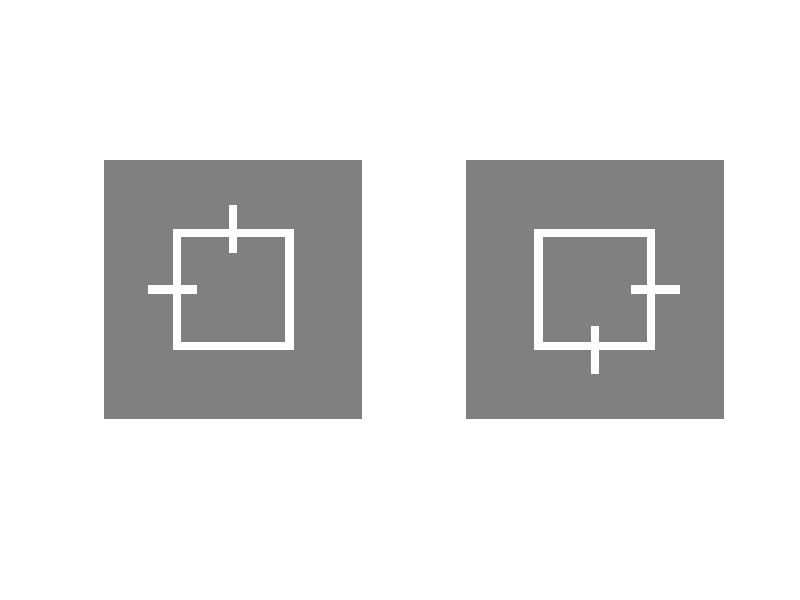

The MATLAB source for this figure:
function [fixL,fixR]=CreateFixationImg(fixsize,fixcolor,bgcolor,fixlinew,fixlineh,show_flag,save_flag)

% function [fixL,fixR]=CreateFixationImg(fixsize,fixcolor,bgcolor,fixlinew,fixlineh,show_flag,save_flag)
%
% Create fixation-cross images for left/right eyes
%
% [input]
% fixsize  : radius of the fixation, [pixel]
% fixcolor : color of the fixation cross, [r,g,b]
% bgcolor  : color of the background, [r,g,b]
% fixlinew : line width of the central fixation, [pixel]
% fixlineh : line height of the central fixation, [pixel]
% show_flag: if 1, the generated images are displayed. [1/0]
% save_flag: if 1, the generated images are saved. [1/0]
%
% [output]
% imgL     : fixation image for left eye
% imgR     : fixation image for right eye
%
% Created    : Jan 29 2010 Hiroshi Ban
% Last Update: "2011-04-12 04:33:50 ban"

% check input variables
if nargin < 1, fixsize=32; end
if nargin < 2, fixcolor=[255,255,255]; end
if nargin < 3, bgcolor=[128,128,128]; end
% line width of the central fixation;
if nargin < 4, fixlinew=2; end
% line height of the central fixation;
if nargin < 5, fixlineh=12; end
if nargin < 6, show_flag=1; end
if nargin < 7, save_flag=0; end

% create the outmost circular background
[x,y]=meshgrid(1:2*fixsize,1:2*fixsize);
x=x-fixsize; y=y-fixsize;
r=sqrt(x.*x+y.*y);
alphac=r; alphac(r>fixsize)=0; alphac(r<=fixsize)=255;
bgcircle=zeros([2*fixsize,2*fixsize,4]);
for ii=1:1:3, bgcircle(:,:,ii)=bgcolor(ii); end
bgcircle(:,:,4)=alphac; % alpha channel

% calculate fixation cross's size
bglength=round(2*fixsize); if mod(bglength,2), bglength=bglength+1; end
outlength=round(2*fixsize*sqrt(2)/3); if mod(outlength,2), outlength=outlength+1; end
inlength=round(2*fixsize*sqrt(2)/3)-fixlinew*2; if mod(inlength,2), inlength=inlength+1; end

% create fixation cross parts
fcross_outrect=repmat(1,[outlength,outlength,3]); for ii=1:1:3, fcross_outrect(:,:,ii)=fixcolor(ii); end
fcross_inrect=repmat(1,[inlength,inlength,3]); for ii=1:1:3, fcross_inrect(:,:,ii)=bgcolor(ii); end
fcross_vbar=repmat(1,[fixlineh fixlinew 3]); for ii=1:1:3, fcross_vbar(:,:,ii)=fixcolor(ii); end
fcross_hbar=repmat(1,[fixlinew fixlineh 3]); for ii=1:1:3, fcross_hbar(:,:,ii)=fixcolor(ii); end

% combine them
bgcircle(bglength/2-outlength/2+1:bglength/2+outlength/2,bglength/2-outlength/2+1:bglength/2+outlength/2,1:3)=fcross_outrect;
bgcircle(bglength/2-inlength/2+1:bglength/2+inlength/2,bglength/2-inlength/2+1:bglength/2+inlength/2,1:3)=fcross_inrect;

% add bars on the top & left positions
fixL=bgcircle;
fixL(bglength/2-outlength/2-size(fcross_vbar,1)/2+1:bglength/2-outlength/2+size(fcross_vbar,1)/2,bglength/2-size(fcross_vbar,2)/2+1:bglength/2+size(fcross_vbar,2)/2,1:3)=fcross_vbar; % top
fixL(bglength/2-size(fcross_hbar,1)/2+1:bglength/2+size(fcross_hbar,1)/2,bglength/2-outlength/2-size(fcross_hbar,2)/2+1:bglength/2-outlength/2+size(fcross_hbar,2)/2,1:3)=fcross_hbar; % left
fixL=uint8(fixL);

% add bars on the bottom & right positions
fixR=bgcircle;
fixR(bglength/2+outlength/2-size(fcross_vbar,1)/2+1:bglength/2+outlength/2+size(fcross_vbar,1)/2,bglength/2-size(fcross_vbar,2)/2+1:bglength/2+size(fcross_vbar,2)/2,1:3)=fcross_vbar; % bottom
fixR(bglength/2-size(fcross_hbar,1)/2+1:bglength/2+size(fcross_hbar,1)/2,bglength/2+outlength/2-size(fcross_hbar,2)/2+1:bglength/2+outlength/2+size(fcross_hbar,2)/2,1:3)=fcross_hbar; % right
fixR=uint8(fixR);

if show_flag
  figure;

  subplot(1,2,1);
  imid1=imshow(fixL(:,:,1:3));
  set(imid1,'AlphaData',double(fixL(:,:,4)./255));
  hold on;

  subplot(1,2,2);
  imid2=imshow(fixR(:,:,1:3));
  set(imid2,'AlphaData',double(fixR(:,:,4)./255));
end

if save_flag
  save FixationImg.mat fixL fixR;
end
